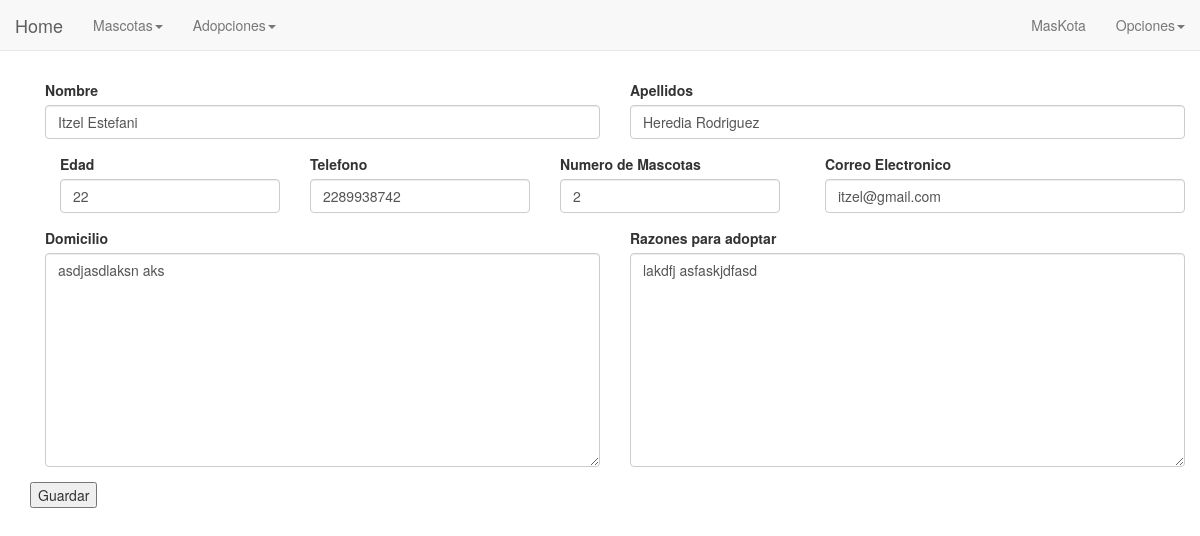
Screenshot of /adopcion/solicitud/editar/3/ (signed in) with the database file from the repository.
### adopcion/models.py (models this page shows, shortened)
class Persona(models.Model):
	nombre = models.CharField(max_length=50)
	apellidos = models.CharField(max_length=50)
	edad = models.IntegerField()
	telefono = models.CharField(max_length=12)
	email = models.EmailField()
	domicilio = models.TextField(default='C')

class Solicitud(models.Model):
	persona = models.ForeignKey(Persona, null=True, blank=True)
	numero_mascotas = models.IntegerField()
	razones = models.TextField()

### adopcion/views.py (the view, shortened to what this page needs)
# urls.py: url(r'^solicitud/editar/(?P<pk>\d+)/$', login_required(SolicitudUpdate.as_view()), name='solicitud_editar'),
class SolicitudUpdate(UpdateView):
	model = Solicitud
	second_model = Persona
	template_name = 'adopcion/solicitud_form.html'
	form_class = SolicitudForm
	second_form_class = PersonaForm
	success_url = reverse_lazy('adopcion:solicitud_listar')
	def get_context_data(self, **kwargs):
		context = super(SolicitudUpdate, self).get_context_data(**kwargs)
		pk = self.kwargs.get('pk',0)
		solicitud = self.model.objects.get(id=pk)
		persona = self.second_model.objects.get(id=solicitud.persona_id)
		if 'form' not in context:
			context['form'] = self.form_class()
		if 'form2' not in context:
			context['form2'] = self.second_form_class(instance=persona)
		context['id']=pk
		return context

### adopcion/forms.py
class SolicitudForm(forms.ModelForm):
	class Meta:
		model = Solicitud
		fields = [
			'numero_mascotas',
			'razones',
		]
		labels={
			'numero_mascotas': 'Numero de Mascotas',
			'razones': 'Razones para adoptar',
		}
		widgets={
			'numero_mascotas': forms.TextInput(attrs={'class':'form-control'}),
			'razones': forms.Textarea(attrs={'class':'form-control'}),
		}

class PersonaForm(forms.ModelForm):
	class Meta:
		model = Persona
		fields = [
			'nombre',
			'apellidos',
			'edad',
			'telefono',
			'email',
			'domicilio',
		]
		labels = {
			'nombre': 'Nombre',
			'apellidos': 'Apellidos',
			'edad': 'Edad',
			'telefono': 'Telefono',
			'email': 'Correo Electronico',
			'domicilio': 'Domicilio',
		}
		widgets ={
			'nombre': forms.TextInput(attrs={'class':'form-control'}),
			'apellidos': forms.TextInput(attrs={'class':'form-control'}),
			'edad': forms.TextInput(attrs={'class':'form-control'}),
			'telefono': forms.TextInput(attrs={'class':'form-control'}),
			'email': forms.TextInput(attrs={'class':'form-control'}),
			'domicilio': forms.Textarea(attrs={'class':'form-control'}),
		}

### templates/adopcion/solicitud_form.html (shortened to what this page needs)
{% extends 'base/base.html' %}
{% load staticfiles %}
{% block content %}
<form method="post">
	<div class="container">
		<div class="row">
			<div class="col-sm-6">
				<div class="form-group">
					<label for="{{form2.nombre.name}}">{{form2.nombre.label}}</label>
					{{form2.nombre}}
				</div>
			</div>
			<div class="col-sm-6">
				<div class="form-group">
					<label for="{{form2.apellidos.name}}">{{form2.apellidos.label}}</label>
					{{form2.apellidos}}
				</div>
			</div>
		</div>
		<div class="row">
			<div class="col-md-8">
				<div class="col-sm-4">
					<div class="form-group">
						<label for="{{form2.edad.name}}">{{form2.edad.label}}</label>
						{{form2.edad}}
					</div>
				</div>
				<div class="col-sm-4">
					<div class="form-group">
						<label for="{{form2.telefono.name}}">{{form2.telefono.label}}</label>
						{{form2.telefono}}
					</div>
				</div>
				<div class="col-sm-4">
					<div class="form-group">
						<label for="{{form.numero_mascotas.name}}">{{form.numero_mascotas.label}}</label>
						{{form.numero_mascotas}}
					</div>
				</div>
			</div>
			<div class="col-md-4">
				<div class="form-group">
					<label for="{{form2.email.name}}">{{form2.email.label}}</label>
					{{form2.email}}
				</div>
			</div>
		</div>
		<div class="row">
			<div class="col-sm-6">
				<div class="form-group">
					<label for="{{form2.domicilio.name}}">{{form2.domicilio.label}}</label>
					{{form2.domicilio}}
				</div>
			</div>
			<div class="col-sm-6">
				<div class="form-group">
					<label for="{{form.razones.name}}">{{form.razones.label}}</label>
					{{form.razones}}
				</div>
			</div>
		</div>
	</div>
	<button type="submit">Guardar</button>
</form>
{% endblock %}

### templates/base/base.html (style rules this page uses)
body { padding-top: 80px; }

### rows the page displays
Persona: nombre "Itzel Estefani", apellidos "Heredia Rodriguez", edad "22", telefono "2289938742", email "itzel@gmail.com", domicilio "asdjasdlaksn aks"
Solicitud: numero_mascotas "2", razones "lakdfj asfaskjdfasd"
